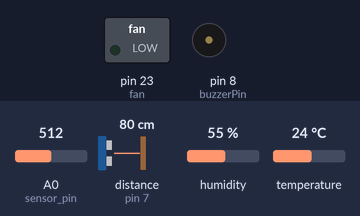
Bench run of a sketch on a simulated Arduino Mega 2560, built with avr-gcc and run on an emulated ATmega2560. Parts: switched loads named in the sketch (green lamp = pin HIGH), buzzer (waves = sounding, pin HIGH). Wiring (inferred from the names in the program): ultrasonic range finder: trigger pin 6; echo pin 7; DHT11 sensor: data A1. Dashed ring = blinking. The test bench sets the inputs (shaded band); at power-on: distance to the obstacle (sensor on pin 7) 80 cm, humidity 55 %, A0 (sensor_pin) = 512, temperature 24 °C. The echo pulse lasts 58.3 µs per cm; pins used as bus, display or sensor lines are not drawn; what the sketch prints to the serial monitor is not drawn.

Above: at 2.2 s.
2.3 s: distance to the obstacle (sensor on pin 7) set to 23 cm
4.3 s: distance to the obstacle (sensor on pin 7) set to 20 cm
At 6.8 s:
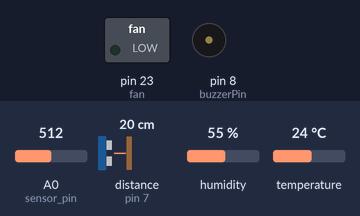
9.2 s: humidity set to 58 %
12.7 s: humidity set to 61 %
At 14.36 s:
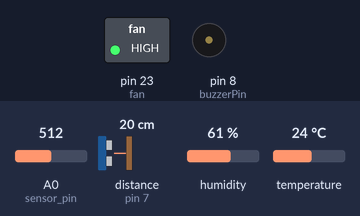
17.6 s: humidity set to 22 %
At 20.9 s:
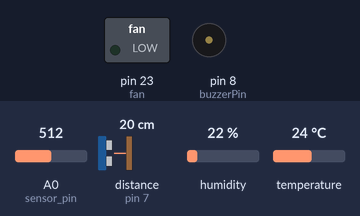
21.1 s: distance to the obstacle (sensor on pin 7) set to 35 cm
At 21.7 s:
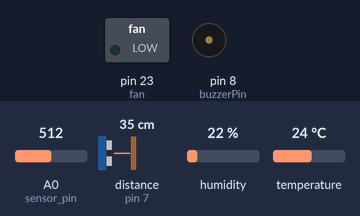
Timing chart, 0 to 24.1 s (numbered marks = the images above; inputs shaded):
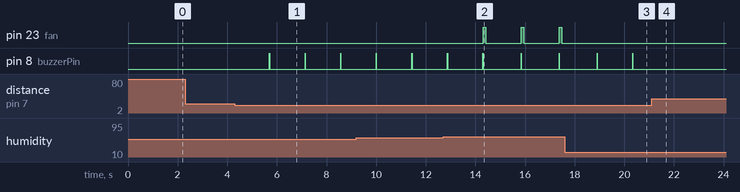

Measured:
- the behaviour switches between 22 and 21 cm on distance to the obstacle (sensor on pin 7) (found by bisection; images 0 and 1)
- the behaviour switches between 59 and 60 % on humidity (found by bisection; images 1 and 2)
- after the input at 2.3 s, every drawn part: stays the same
- after the input at 4.3 s, pin 8 (buzzerPin): alternates HIGH for 0.01 s and LOW for 1.4 s, starting after 1.4 s
- after the input at 12.7 s, pin 23 (fan): alternates HIGH for 0.10 s and LOW for 1.4 s, starting after 1.6 s
- after the input at 17.6 s, pin 23 (fan): stops changing and stays LOW
- after the input at 21.1 s, pin 8 (buzzerPin): stops changing and stays LOW

The sketch:

arduinofinal.ino
```cpp
#include <dht.h>

dht DHT1;


int triggerfence = 6;
int echofence = 7;
int buzzerPin = 8;

//int triggertank = 9;
//int echotank = 10;
//int ledtank = 13;


#define sensor_pin A0
int DHT11_PIN= A1;

int waterpump = 22;
int fan = 23;
unsigned long distance, duration,dfence,dtank;
int temp, humi,mois;
int fixfencedist = 20;
//int fixtankdist = 22;

int ultraDistfence(){
 // Serial.print("ultrafence");
  digitalWrite(triggerfence, LOW);
  delayMicroseconds(2);
  digitalWrite(triggerfence, HIGH);
  delayMicroseconds(10);
  digitalWrite(triggerfence, LOW);


  digitalRead(echofence);

  duration = pulseIn(echofence, HIGH);

  distance = duration*(0.034)/2;
  //Serial.print(distance);
  //Serial.print("distance:");
  //Serial.println(distance);
  return(distance);
}

/*int ultraDisttank(){

  digitalWrite(triggertank, LOW);
  delayMicroseconds(2);
  digitalWrite(triggertank, HIGH);
  delayMicroseconds(10);
  digitalWrite(triggertank, LOW);


  digitalRead(echotank);

  duration = pulseIn(echotank, HIGH);

  distance = duration*(0.034)/2;
  //Serial.print("distance:");
  //Serial.println(distance);
  return(distance);
}*/


void setup(){
  Serial.begin(9600);

  pinMode(triggerfence, OUTPUT); //TO ULTRA SONIC SENSOR
  pinMode(echofence, INPUT);   //FORM uLTRA SONIC SENSOR
  pinMode(buzzerPin, OUTPUT);
  digitalWrite(buzzerPin, LOW);

  //pinMode(triggertank, OUTPUT); //TO ULTRA SONIC SENSOR
  //pinMode(echotank, INPUT);   //FORM uLTRA SONIC SENSOR
  //pinMode(ledtank, OUTPUT);
  //digitalWrite(ledtank, LOW);
  digitalWrite(waterpump, LOW);
  delay(1000);

  pinMode(fan, OUTPUT);
  digitalWrite(fan, LOW);
}

void loop()
{
  //temp,humi,mois, dfence, dtank;

  int chk = DHT1.read11(DHT11_PIN);                            //DHT
  temp = DHT1.temperature;
  humi = DHT1.humidity;

  /*
  //Serial.print("Temperature = ");
  Serial.print(temp);
  Serial.print("\t");
  //Serial.print("Humidity = ");
  Serial.println(humi);
  delay(1200);*/


   mois= analogRead(sensor_pin);                                  //soilnoisture
   mois = map(mois,550,0,0,100);


   dfence = ultraDistfence();
   //dtank  = ultraDisttank();

  //Serial.print("Temperature = ");
  Serial.print(temp);

  delay(100);
  Serial.print("\t");
  //Serial.print("Humidity = ");
  Serial.print(humi);
  delay(100);
  Serial.print("\t");

  Serial.print(mois);
  delay(100);
  Serial.print("\t");

  Serial.println(dfence);
  delay(100);
  //Serial.print("\t");
  //Serial.print("tankdist = ");
  //Serial.println(dtank);

  if(dfence <= fixfencedist)
  {
    digitalWrite(buzzerPin, HIGH);
    delay(10);
    digitalWrite(buzzerPin, LOW);
  }

   /*if(dtank >= (fixtankdist-2))
  {
    digitalWrite(ledtank, HIGH);
    delay(10);
    digitalWrite(ledtank, LOW);
    //Serial.print();
  }*/

  if(mois >= 80)
  {
    digitalWrite(waterpump, HIGH);
    delay(1000);
    digitalWrite(waterpump, LOW);
    delay(10);
  }

  if(temp >= 40)
  {
    digitalWrite(fan, HIGH);
    delay(100);
    digitalWrite(fan, LOW);
  }

  if(humi >= 60)
  {
    digitalWrite(fan, HIGH);
    delay(100);
    digitalWrite(fan, LOW);
  }

  delay(1000);
}
```
